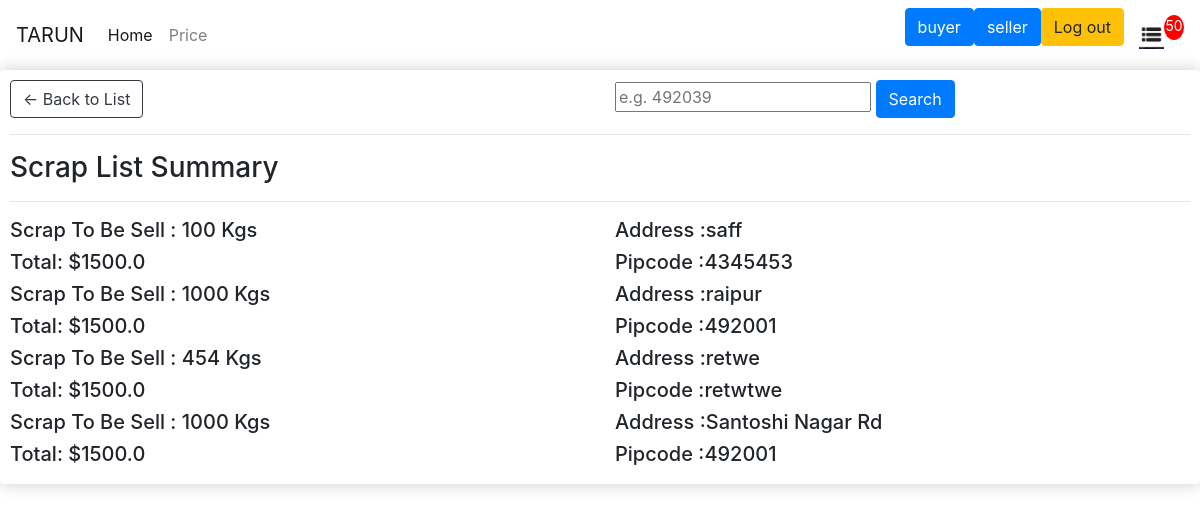
Screenshot of /buyer/ (signed in) with the database file from the repository.
### scrapapp/models.py (models this page shows, shortened)
class Order(models.Model):
    customer = models.ForeignKey(Customer,null=True,blank=True,on_delete=models.SET_NULL)
    order_date = models.DateTimeField(auto_now_add=True)
    complete = models.BooleanField(default=False,null=True,blank=True)
    Transaction_id = models.CharField(max_length=200,null=True)
    @property
    def get_total_items(self):
        orderitems = self.orderitem_set.all()
        total = sum([item.quantity for item in orderitems])
        return total
    @property
    def get_total_price(self):
        orderitems = self.orderitem_set.all()
        total = sum([item.get_total for item in orderitems])
        return total

class OrderItem(models.Model):
    product = models.ForeignKey(Product,null=True,blank=True,on_delete=models.SET_NULL)
    order = models.ForeignKey(Order,null=True,blank=True,on_delete=models.SET_NULL)
    quantity = models.PositiveIntegerField(default=0,null=True,blank=True)
    date_added = models.DateTimeField(auto_now_add=True)
    @property
    def get_total(self):
        total = self.product.price* self.quantity
        return total

class Pickup(models.Model):
    weight = models.IntegerField(null=True,blank=True)
    date = models.DateField(null=True,blank=True)
    time = models.TimeField(null=True,blank=True)
    address = models.CharField(max_length=128,null=True,blank=True)
    pincode = models.CharField(max_length=128,null=True,blank=True)
    def total_weight(self):
        return self.weight

class Product(models.Model):
    name = models.CharField(max_length=128 ,null=True)
    price = models.FloatField()
    image = models.ImageField(null=True,blank=True)

### scrapapp/views.py (the view)
# urls.py: path("buyer/",buyer,name="buyer"),
def buyer(request):
    if request.user.is_authenticated:
        customer = request.user.customer
        order, created = Order.objects.get_or_create(customer=customer,complete=False)
        items = order.orderitem_set.all()
        cartItem = order.get_total_items
        typeUser = userTypeModel.objects.all()
        add = Pickup.objects.all()
        Users = Customer.objects.all()
    else:
        order={}
        items ={}
        cartItem={}
        typeUser ={}
        add = {}
    context = {'order':order,'items':items,'cartItem':cartItem,'typeuser':typeUser,'address':add,'tarun':tarun,'users':Users}
    return render(request,'scrapapp/buyer.html',context)

### scrapapp/templates/scrapapp/buyer.html (shortened to what this page needs)
{% extends 'scrapapp/base.html' %}
{% block content%}
{% load static %}
<div class="box-element">
    <div class="row">
    <div class="col md-6">
<a  class="btn btn-outline-dark" href="{% url 'price' %}">&#x2190; Back to List</a>
</div>
<div class="col md-6">
<input  type='text'  id="pin"placeholder="e.g. 492039">
<button type="submit" id="searchpin" class="btn btn-md btn-primary">Search</b>
</div>
</div>
    <hr>
    <h3>Scrap List Summary</h3>
    <hr>
    {%for add in address%}
    <div class="row">
        <div class="col-md-6">
    <h5>Scrap To Be Sell :   {{add.total_weight}} Kgs</h5>
    <h5>Total:   ${{order.get_total_price}}</h5>
        </div>
    <div class="col-md-6">
    <h5>Address :{{add.address}}</h5>
    <h5>Pipcode :{{add.pincode}}</h5>
    </div>
</div>
    {% endfor%}
</div>
{% endblock %}

### scrapapp/templates/scrapapp/base.html (shortened to what this page needs)
<!DOCTYPE html>
{% load static %}
<html>
    <head>
        <link rel="stylesheet" type="text/css" href="{% static 'css/c.css' %}">
        <link rel="stylesheet" href="https://cdn.jsdelivr.net/npm/bootstrap@4.0.0/dist/css/bootstrap.min.css">
    </head>
    <body>
        <div class="newc">
        <nav class="navbar navbar-expand-lg navbar-light">
            <a class="navbar-brand" href="">{{user.username|upper}}</a>
            <div class="collapse navbar-collapse" id="navbarSupportedContent">
              <ul class="navbar-nav mr-auto">
                <li class="nav-item active">
                  <a class="nav-link" href="/">Home</a>
                </li>
                <li class="nav-item">
                  <a class="nav-link" href="{% url 'price'%}">Price</a>
                </li>
              </ul>
              {% if user.is_authenticated %}
              <p id=""><a href="{% url 'buyer'%}" class="btn btn-primary">buyer</a></p>
              <p><a href="{% url 'list'%}" class="btn btn-primary">seller</a></p>
            <p><a href="{% url 'logout'%}" class="btn btn-warning">Log out</a></p>
            <a href="{% url 'list' %}">
                <img  id="cart-icon" src="{% static 'media/image/list.png'%}">
            </a>
            <p id="cart-total">{{order.get_total_items}}</p>
        </div>
    </nav>
  </div>
    {% block content%}
    {% endblock%}
          {%endif%}
    </body>
</html>

### static/css/c.css (style rules this page uses)
body { background-color: hsl(0, 0%, 98%); }
h1,h2,h3,h4,h5,h6 { color:hsl(0, 0%, 30%); }
.box-element { box-shadow:hsl(0, 0%, 80%) 0 0 16px; background-color: #fff; border-radius: 4px; padding: 10px; }
#cart-icon { width:25px; display: inline-block; margin-left: 15px; }
#cart-total { display: block; text-align: center; color:#fff; background-color: red; width: 20px; height: 25px; border-radius: 50%; font-size: 14px; }
.btn { border-radius: 0; }

### rows the page displays
Order: get_total_items "50", get_total_price "1500.0"
Pickup: total_weight "100", address "saff", pincode "4345453"
Pickup: total_weight "1000", address "raipur", pincode "492001"
Pickup: total_weight "454", address "retwe", pincode "retwtwe"
Pickup: total_weight "1000", address "Santoshi Nagar Rd", pincode "492001"

### other values shown
{{ user.username|upper }} "TARUN"
